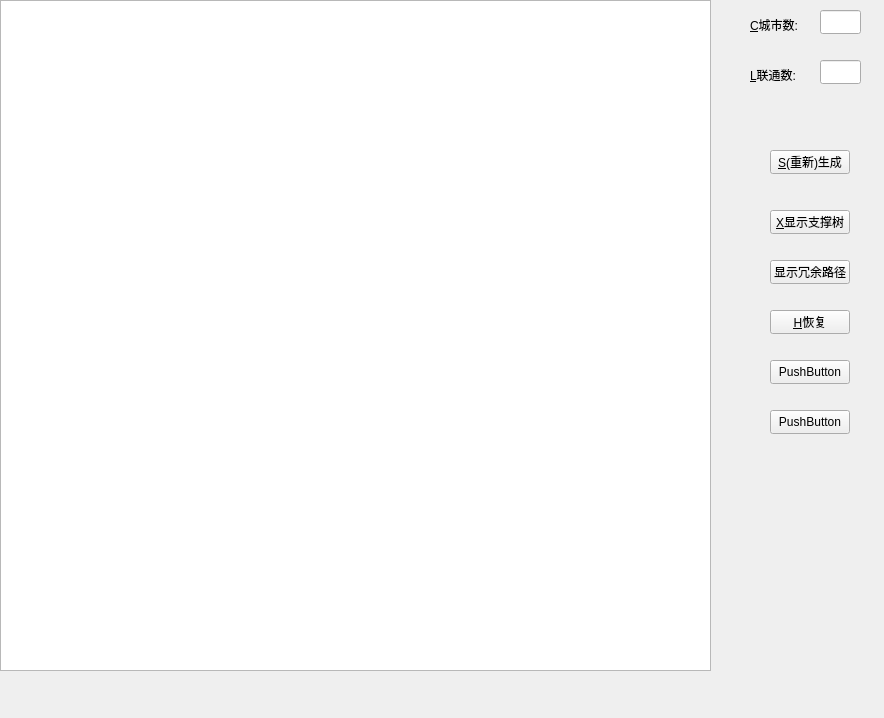
<?xml version="1.0" encoding="UTF-8"?>
<ui version="4.0">
 <class>Widget</class>
 <widget class="QWidget" name="Widget">
  <property name="geometry">
   <rect>
    <x>0</x>
    <y>0</y>
    <width>884</width>
    <height>718</height>
   </rect>
  </property>
  <property name="windowTitle">
   <string>Widget</string>
  </property>
  <widget class="QPushButton" name="pushButton_shengcheng">
   <property name="geometry">
    <rect>
     <x>770</x>
     <y>150</y>
     <width>80</width>
     <height>24</height>
    </rect>
   </property>
   <property name="text">
    <string>&amp;S(重新)生成</string>
   </property>
  </widget>
  <widget class="QGraphicsView" name="graphicsView">
   <property name="geometry">
    <rect>
     <x>0</x>
     <y>0</y>
     <width>711</width>
     <height>671</height>
    </rect>
   </property>
  </widget>
  <widget class="QPushButton" name="pushButton_zhichengshu">
   <property name="geometry">
    <rect>
     <x>770</x>
     <y>210</y>
     <width>80</width>
     <height>24</height>
    </rect>
   </property>
   <property name="text">
    <string>&amp;X显示支撑树</string>
   </property>
  </widget>
  <widget class="QLineEdit" name="lineEdit_city">
   <property name="geometry">
    <rect>
     <x>820</x>
     <y>10</y>
     <width>41</width>
     <height>24</height>
    </rect>
   </property>
  </widget>
  <widget class="QLineEdit" name="lineEdit_line">
   <property name="geometry">
    <rect>
     <x>820</x>
     <y>60</y>
     <width>41</width>
     <height>24</height>
    </rect>
   </property>
  </widget>
  <widget class="QLabel" name="label_chengshi">
   <property name="geometry">
    <rect>
     <x>750</x>
     <y>10</y>
     <width>49</width>
     <height>30</height>
    </rect>
   </property>
   <property name="text">
    <string>&amp;C城市数:</string>
   </property>
   <property name="buddy">
    <cstring>lineEdit_city</cstring>
   </property>
  </widget>
  <widget class="QLabel" name="label_liantong">
   <property name="geometry">
    <rect>
     <x>750</x>
     <y>60</y>
     <width>49</width>
     <height>30</height>
    </rect>
   </property>
   <property name="text">
    <string>&amp;L联通数:</string>
   </property>
   <property name="buddy">
    <cstring>lineEdit_line</cstring>
   </property>
  </widget>
  <widget class="QPushButton" name="pushButton_rongyu">
   <property name="geometry">
    <rect>
     <x>770</x>
     <y>260</y>
     <width>80</width>
     <height>24</height>
    </rect>
   </property>
   <property name="text">
    <string>显示冗余路径</string>
   </property>
  </widget>
  <widget class="QPushButton" name="pushButton_init">
   <property name="geometry">
    <rect>
     <x>770</x>
     <y>310</y>
     <width>80</width>
     <height>24</height>
    </rect>
   </property>
   <property name="text">
    <string>&amp;H恢复</string>
   </property>
  </widget>
  <widget class="QPushButton" name="pushButton_3_1">
   <property name="geometry">
    <rect>
     <x>770</x>
     <y>360</y>
     <width>80</width>
     <height>24</height>
    </rect>
   </property>
   <property name="text">
    <string>PushButton</string>
   </property>
  </widget>
  <widget class="QPushButton" name="pushButton_2">
   <property name="geometry">
    <rect>
     <x>770</x>
     <y>410</y>
     <width>80</width>
     <height>24</height>
    </rect>
   </property>
   <property name="text">
    <string>PushButton</string>
   </property>
  </widget>
 </widget>
 <layoutdefault spacing="6" margin="11"/>
 <tabstops>
  <tabstop>lineEdit_city</tabstop>
  <tabstop>lineEdit_line</tabstop>
  <tabstop>pushButton_shengcheng</tabstop>
  <tabstop>pushButton_zhichengshu</tabstop>
  <tabstop>graphicsView</tabstop>
 </tabstops>
 <resources/>
 <connections/>
</ui>
